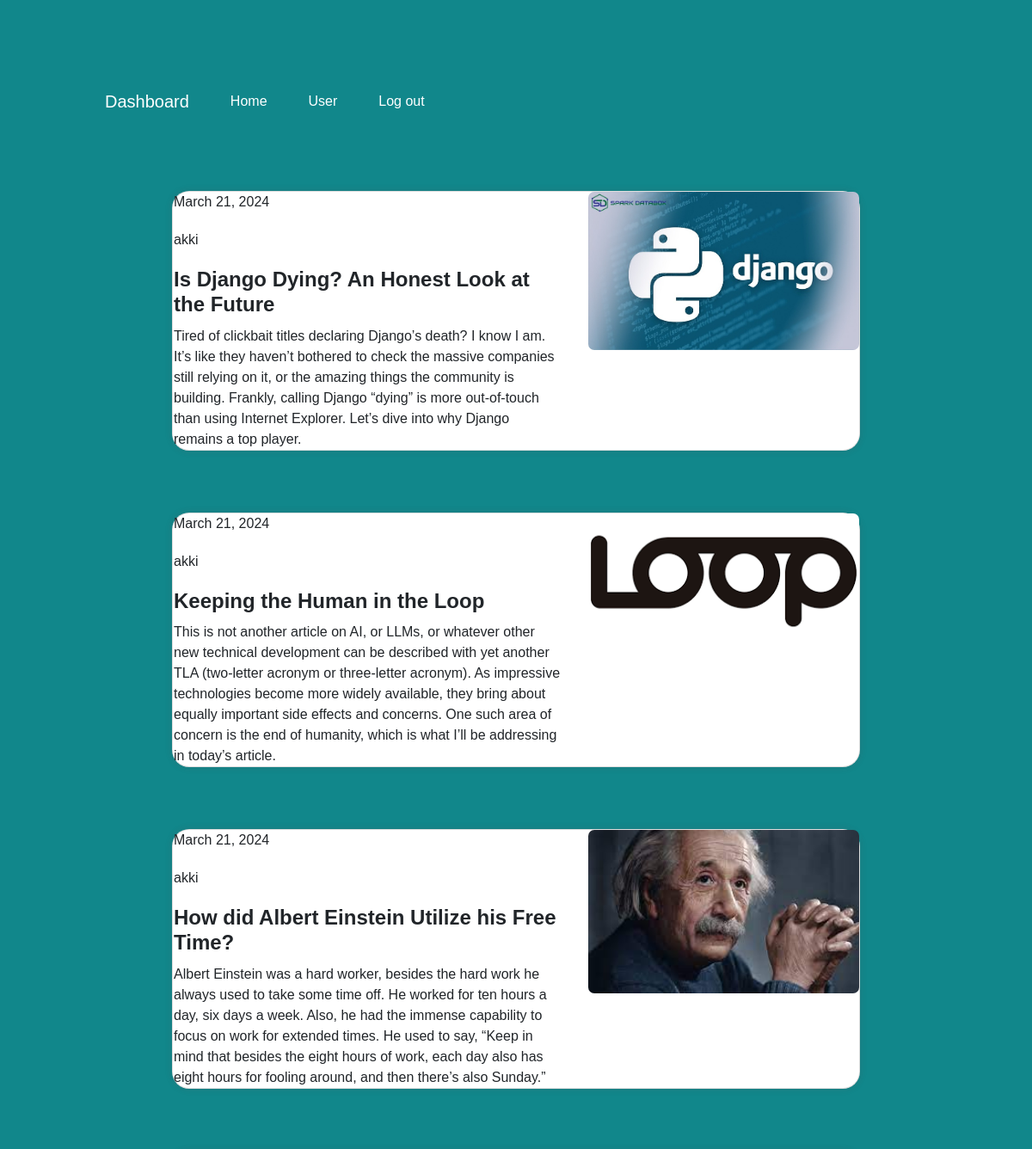
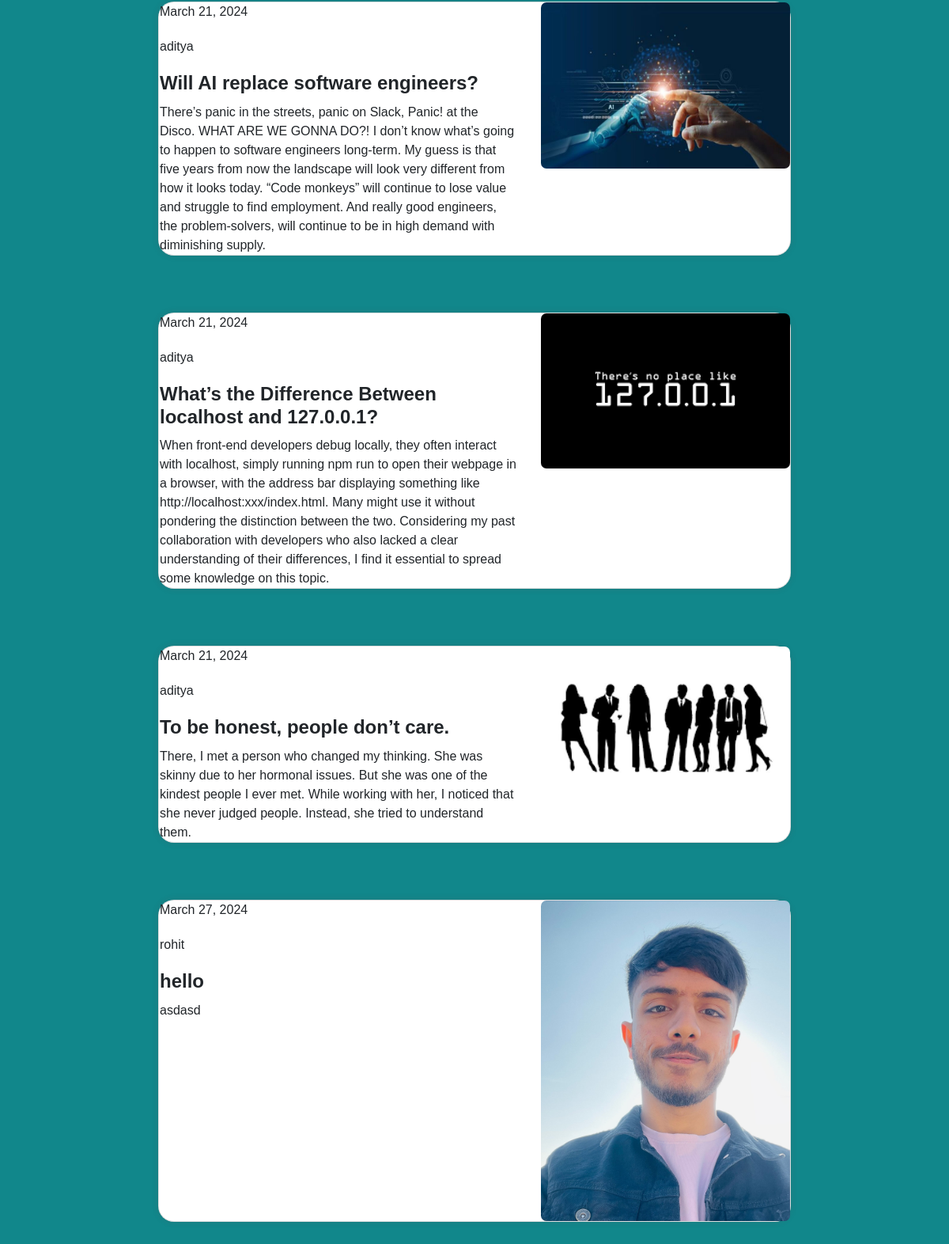
The page /admindash/ (signed in) on the database its author committed (2 pictures, top to bottom).
### page/models.py (models this page shows)
class blog(models.Model):
    membersId = models.ForeignKey(members,on_delete=models.CASCADE,null=True)
    blogId = models.AutoField(primary_key=True)
    date = models.DateField(null=True)
    time = models.TimeField(null=True)
    title = models.CharField(max_length=100)
    description = models.TextField(max_length=500)
    images = models.ImageField(upload_to='images/')

class members(models.Model):
    membersId = models.AutoField(primary_key=True, unique=True)
    uName = models.CharField(max_length=100, null=True, blank=True)
    uEmail = models.EmailField(max_length=100,null=True,unique=True)
    uPass = models.CharField(max_length=100,null=True,unique=True)
    about = models.TextField(max_length=500, null=True, blank=True)
    images = models.ImageField(upload_to='profile')
    forgetPassToken = models.CharField(max_length=100, null=True)
    is_active = models.BooleanField(default=True)

### page/views.py (the view)
# urls.py: path("admindash/", views.admindash,name="admindash"),
def admindash(request):
    user_email = request.session.get('email')
    if user_email:
        blogs = blog.objects.all()
        comments = Comment.objects.all()
        return render(request, 'admindash.html',{'blogs':blogs, 'comments':comments})
    else:
        return redirect('login')

### page/templates/admindash.html (shortened to what this page needs)
<!DOCTYPE html>
<html lang="en">
  <head>
    <link href="https://stackpath.bootstrapcdn.com/bootstrap/4.5.2/css/bootstrap.min.css" rel="stylesheet">
</head>
<body>
  <nav class="navbar navbar-expand-lg navbar-dark p-5  pb-2 pt-3">
      <a class="navbar-brand text-white mx-4" href="#"> Dashboard</a>
      <div class="collapse navbar-collapse" id="navbarText">
        <ul class="navbar-nav mr-auto">
          <li class="nav-item active">
            <a class="nav-link text-white mx-3" href="{% url 'admindash' %}">Home<span class="sr-only">(current)</span></a>
          </li>
          <li class="nav-item">
              <a class="nav-link text-white mx-3" href="{% url 'handeuser' %}">User</a>
            </li>
            <li class="nav-item">
              <a class="nav-link text-white mx-3" href="{% url 'logout' %}">Log out</a>
            </li>
        </ul>
      </div>
    </nav>
    {% for field in blogs %}
    <div class="container py-3 gradient-custo">
      <div class="card">
        <div class="row ">
          <div class="col-md-7 px-3">
            <div class="card-block px-6">
              <p class="card-text">{{ field.date }}</p>
              <p class="card-text">{{ field.membersId.uName }}</p>
              <h4 class="card-title">{{field.title}}</h4>
              <p class="card-text">
                  {{field.description}}
              </p>
            </div>
          </div>
          <div class="col-md-5">
              <div>
                  <img src="{{ field.images }}" alt="image" class="img-fluid" style="width:100%; height:100%; border-radius: 7px;">
              </div>
          </div>
          </div>
        </div>
      </div>
      {% endfor %}
</body>
</html>

### page/templates/admindash.html (style rules this page uses)
body { background-color: #11878b; padding: 50px; font-family: Arial, Helvetica, sans-serif; }
.card { background-color: #ffffff; box-shadow: 0px 0px 10px rgba(154, 15, 15, 0.1); border-radius: 20px; margin: 20px auto; max-width: 800px; }
.card-title { font-size: 24px; font-weight: bold; margin-bottom: 10px; }
.card-text { margin-bottom: 20px; }

### rows shown on the page
blog: date "March 21, 2024", membersId.uName "akki", title "Is Django Dying? An Honest Look at the Future", description "Tired of clickbait titles declaring Django’s death? I know I am. It’s like they haven’t bothered to check the massive companies still relying on it, or the amazing things the community is building. Frankly, calling Django “dying” is more out-of-touch than using Internet Explorer. Let’s dive into why Django remains a top player.", images (picture)
blog: date "March 21, 2024", membersId.uName "akki", title "Keeping the Human in the Loop", description "This is not another article on AI, or LLMs, or whatever other new technical development can be described with yet another TLA (two-letter acronym or three-letter acronym). As impressive technologies become more widely available, they bring about equally important side effects and concerns. One such area of concern is the end of humanity, which is what I’ll be addressing in today’s article.", images (picture)
blog: date "March 21, 2024", membersId.uName "akki", title "How did Albert Einstein Utilize his Free Time?", description "Albert Einstein was a hard worker, besides the hard work he always used to take some time off. He worked for ten hours a day, six days a week. Also, he had the immense capability to focus on work for extended times. He used to say, “Keep in mind that besides the eight hours of work, each day also has eight hours for fooling around, and then there’s also Sunday.”", images (picture)
blog: date "March 21, 2024", membersId.uName "aditya", title "Will AI replace software engineers?", description "There’s panic in the streets, panic on Slack, Panic! at the Disco. WHAT ARE WE GONNA DO?! I don’t know what’s going to happen to software engineers long-term. My guess is that five years from now the landscape will look very different from how it looks today. “Code monkeys” will continue to lose value and struggle to find employment. And really good engineers, the problem-solvers, will continue to be in high demand with diminishing supply.", shows a picture
blog: date "March 21, 2024", membersId.uName "aditya", title "What’s the Difference Between localhost and 127.0.0.1?", description "When front-end developers debug locally, they often interact with localhost, simply running npm run to open their webpage in a browser, with the address bar displaying something like http://localhost:xxx/index.html. Many might use it without pondering the distinction between the two. Considering my past collaboration with developers who also lacked a clear understanding of their differences, I find it essential to spread some knowledge on this topic.", images (picture)
blog: date "March 21, 2024", membersId.uName "aditya", title "To be honest, people don’t care.", description "There, I met a person who changed my thinking. She was skinny due to her hormonal issues. But she was one of the kindest people I ever met. While working with her, I noticed that she never judged people. Instead, she tried to understand them.", shows a picture
blog: date "March 27, 2024", membersId.uName "rohit", title "hello", description "asdasd", images (picture)
